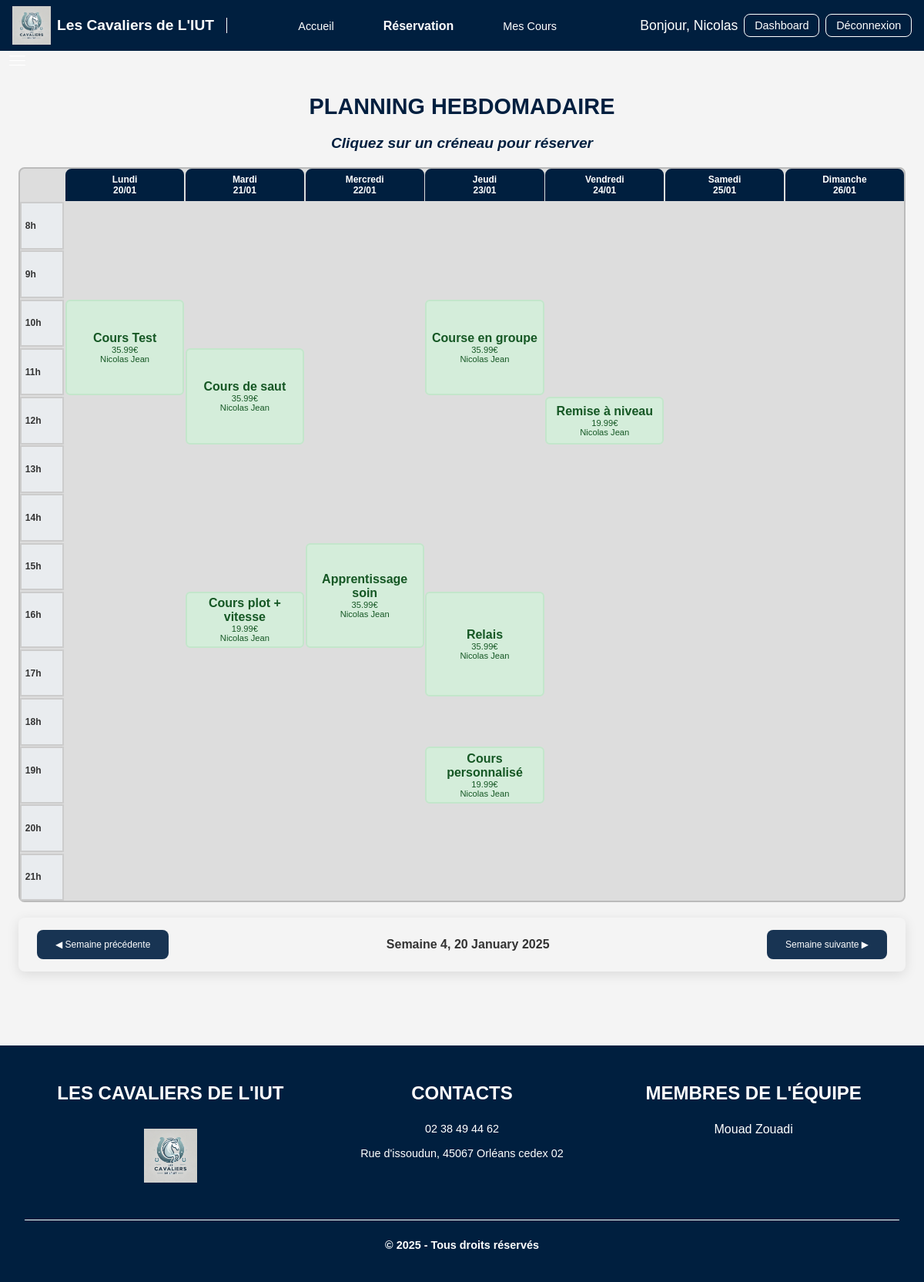
/index.php?action=planning&week=4&year=2025 (signed in), run on the app's committed database.
### tables this page shows
CREATE TABLE PERSONNE
(
    id_p             INT PRIMARY KEY AUTO_INCREMENT,
    nom              VARCHAR(42),
    prenom           VARCHAR(42),
    adresse          VARCHAR(100),
    telephone        VARCHAR(15),
    email            VARCHAR(100),
    mdp              VARCHAR(64),
    experience       TEXT           NULL,
    salaire          DECIMAL(10, 2) NULL,
    poids            FLOAT          NULL CHECK (poids > 9 AND poids < 51),
    cotisation       BOOLEAN,
    date_inscription DATE    DEFAULT (CURRENT_DATE),
    niveau           INT            NULL CHECK (niveau > 0 AND niveau < 4),
    admin            BOOLEAN DEFAULT FALSE
);

CREATE TABLE COURS_REALISE
(
    id_cours    INT      NOT NULL,
    id_moniteur INT      NOT NULL,
    dateR       DATETIME NOT NULL,
    PRIMARY KEY (id_cours, dateR),
    FOREIGN KEY (id_cours) REFERENCES COURS_PROGRAMME (id_cp),
    FOREIGN KEY (id_moniteur) REFERENCES PERSONNE (id_p)
);

CREATE TABLE COURS_PROGRAMME
(
    id_cp            INT PRIMARY KEY AUTO_INCREMENT,
    nom_cours        VARCHAR(42),
    niveau           INT CHECK (niveau > 0 AND niveau < 4),
    duree            INT CHECK (duree > 0 AND duree < 3),
    heure            TIME CHECK (HOUR(heure) > 0 AND HOUR(heure) < 25),
    jour             VARCHAR(16) CHECK (jour IN
                                        ('Lundi', 'Mardi', 'Mercredi', 'Jeudi', 'Vendredi', 'Samedi', 'Dimanche')),
    Ddd              date,
    Ddf              date,
    nb_personnes_max INT CHECK (nb_personnes_max > 0 AND nb_personnes_max < 11)
);

### index.php (called while the page is built, shortened)
<?php
$router = new Router();
$router->execute();
?>

### App/Database/Database.php (called while the page is built, shortened)
<?php
abstract class Database implements IDatabase
{
    public function query($statement) {
        $pdo = $this->getPDO();
        return $pdo->query($statement);
    }
    public function prepare($statement, $options = []) {
        $pdo = $this->getPDO();
        return $pdo->prepare($statement, $options);
    }
}

### App/Controllers/Planning/PlanningDB.php (called while the page is built, shortened)
<?php
class PlanningDB
{
    static function getWeeklySchedule()
    {
        $stmt = App::getApp()->getDB()->query("
        SELECT
            cp.id_cp,
            cp.nom_cours,
            cp.niveau,
            cp.duree,
            cp.heure,
            cp.jour,
            cp.Ddd,
            cp.Ddf,
            cp.nb_personnes_max,
            p.nom AS nom_moniteur,
            p.prenom AS prenom_moniteur,
            cr.dateR
        FROM COURS_REALISE cr
        LEFT JOIN COURS_PROGRAMME cp ON cp.id_cp = cr.id_cours
        LEFT JOIN PERSONNE p ON cr.id_moniteur = p.id_p
        LEFT JOIN RESERVER r ON cp.id_cp = r.id_cours
        GROUP BY
            cp.id_cp, cp.jour, cp.heure, cp.nom_cours, cp.niveau, cp.duree, cp.nb_personnes_max, p.nom, p.prenom, cr.dateR
        ORDER BY
            CASE cp.jour
                WHEN 'Lundi' THEN 1
                WHEN 'Mardi' THEN 2
                WHEN 'Mercredi' THEN 3
                WHEN 'Jeudi' THEN 4
                WHEN 'Vendredi' THEN 5
                WHEN 'Samedi' THEN 6
                WHEN 'Dimanche' THEN 7
                ELSE 8
            END,
            cp.heure
    ");
        return $stmt->fetchAll(PDO::FETCH_ASSOC);
    }
}
?>

### App/Autoloader.php (called while the page is built, shortened)
<?php
class Autoloader{
    static function autoload($fqcn): void{
        $path = str_replace('\\', '/', $fqcn);
    }
}

### App/Views/Template.php (called while the page is built, shortened)
<?php
final class Template {
    private string $path;
    private string $layout;
    private array $cssFiles;
    private string $content;
    public function __construct(string $path) {
        $this->path = $path;
    }
    public function getPath():string {
        return $this->path;
    }
    public function getLayout():string {
        return $this->layout;
    }
    public function getContent():string {
        return $this->content;
    }
    public function getCssFiles():array {
        return $this->cssFiles;
    }
    public function setLayout(string $layout):self {
        $this->layout = $layout;
        return $this;
    }
    public function setContent(string $content):self {
        $this->content = $content;
        return $this;
    }
    public function setCssFiles(array $cssFiles):self {
        $this->cssFiles = $cssFiles;
        return $this;
    }
    public function compile():string {
        $cssFiles = $this->getCssFiles();
        $content = $this->getContent();
        require sprintf('%s/%s.php', $this->getPath(), $this->getLayout());
        return ob_get_clean();
    }
}
?>

### App/Controllers/Auth/Auth.php (called while the page is built, shortened)
<?php
class Auth
{
    static function isUserLoggedIn(): bool
    {
        return isset($_SESSION['user_id']);
    }
    static function isInstructor(): bool
    {
        return isset($_SESSION['is_instructor']) && $_SESSION['is_instructor'];
    }
    static function getCurrentUser(): ?array
    {
        if (self::isUserLoggedIn()) {
            return [
                'id' => $_SESSION['user_id'],
                'name' => $_SESSION['user_name'],
                'email' => $_SESSION['user_email'],
                'is_instructor' => $_SESSION['is_instructor'],
                'is_admin' => $_SESSION['is_admin']
            ];
        }
        return null;
    }
    static function getCurrentUserObj() {
        if (self::isUserLoggedIn()) {
            return self::getUserById($_SESSION['user_id']);
        }
        return null;
    }
    static function getUserById($id) {
        $query = App::getApp()->getDB()->prepare('SELECT * FROM PERSONNE WHERE id_p = :id_p');
        $query->execute(array(':id_p' => $id));
        $user = $query->fetch();
        return self::createUserObject($user);
    }
    private static function createUserObject($user)
    {
        $userObj = null;
        if ($user) {
            if (isset($user['salaire'])) {
                $userObj = new Instructor($user['id_p'], $user['nom'], $user['prenom'], $user['adresse'], $user['email'], $user['telephone'], $user['niveau'], $user['poids'], $user['mdp'], $user['date_inscription'], $user['cotisation'], $user['admin'], $user['salaire'], $user['experience']);
            } else {
                $userObj = new User($user['id_p'], $user['nom'], $user['prenom'], $user['adresse'], $user['email'], $user['telephone'], $user['niveau'], $user['poids'], $user['mdp'], $user['date_inscription'], $user['cotisation'], $user['admin']);
            }
        }
        return $userObj;
    }
}
?>

### App/Controllers/Planning/Cours/Cours.php (the view, shortened to what this page needs)
<?php
class Cours {
    public $id_cours;
    public $date;
    public $heure;
    public $duree;
    public $nom_cours;
    public $niveau;
    public $nb_personnes_max;
    public $nom_moniteur;
    public $participants;
    public $prix;
    public function __construct($jour, $heure, $duree, $nom_cours, $niveau, $nb_personnes_max, $nom_moniteur,$date, $id_cours, $participants) {
        $this->heure = $heure;
        $this->duree = $duree;
        $this->nom_cours = $nom_cours;
        $this->niveau = $niveau;
        $this->nom_moniteur = $nom_moniteur;
        $this->nb_personnes_max = $nb_personnes_max;
        $this->date = $date;
        $this->id_cours = $id_cours;
        if($this->duree == 2){
            $this->prix = 35.99;
        }else{
            $this->prix = 19.99;
        }
        $this->participants = $participants;
    }
    public function getHeure() {
        return $this->heure;
    }
    public function __repr__() {
        $unformattedDate = new DateTime($this->date);
        $startTime = new DateTime($this->heure);
        $formattedTime = $startTime->format('H:i:s');
        $endTime = clone $startTime;
        $endTime->modify("+{$this->duree} hours");
        $formattedTimeFin = $endTime->format('H:i:s');
        return "
            <div class='course' onclick='openBookingPopup(" . json_encode([
                'nom_cours' => $this->nom_cours,
                'moniteur' => $this->nom_moniteur,
                'nb_personnes_max' => $this->nb_personnes_max,
                'date' => $unformattedDate->format('Y-m-d'),
                'heure' => $formattedTime,
                'heureFin' => $formattedTimeFin,
                'id_cours' => $this->id_cours,
                'prix' => $this->prix,
                'id_user' => $_SESSION['user']['id'],
                'niveau' => $this->niveau,
                'participants' => $this->participants
            ]) . ")'>
                <h4>" . htmlspecialchars($this->nom_cours) . "</h4>
                <p><strong></strong> " . htmlspecialchars($this->prix) . "€</p>
                <p><strong></strong> " . htmlspecialchars($this->nom_moniteur) . "</p>
            </div>";
    }
}
?>

### App/Controllers/Planning/Planning.php (shortened to what this page needs)
<?php
class Planning
{
    private array $planning = [];
    private $id_client;
    private $id_poney;
    public function __construct(int $week, int $year, $id_client,$id_poney)
    {
        $this->id_client = $id_client;
        $this->id_poney = $id_poney;
    }
    public function generatePlanning(): void
    {
        if($this->id_client){
            $moniteur = Auth::getUserById($this->id_client);
            if ($moniteur->isInstructor()) {
                $schedule = PlanningDB::getWeeklyScheduleForInstructor($moniteur->id);
            } else {
                $schedule = PlanningDB::getWeeklyScheduleForClient($this->id_client);
            }
        }elseif($this->id_poney){
            $schedule = PlanningDB::getWeeklyScheduleForPoney($this->id_poney);
        }else{
        $schedule = PlanningDB::getWeeklySchedule();
        }
    }
    private function addCoursToPlanning(Cours $cours): void
    {
        $jour = $cours->getJour();
        $heure = $cours->getHeure();
        $heure = (int)substr($heure, 0, 2);
        $duree = $cours->getDuree();
        if (!isset($this->planning[$jour])) {
            $this->planning[$jour] = [];
        }
        $case = ($duree === 1) ? new CaseSimple() : new CaseDouble();
        $case->addCours($cours);
        $this->planning[$jour][$heure] = $case;
    }
    public function renderPlanning(): string
    {
        $jours = ['Lundi', 'Mardi', 'Mercredi', 'Jeudi', 'Vendredi', 'Samedi', 'Dimanche'];
        $planningHtml = '';
        foreach ($this->planning as $jour => $cases) {
            foreach ($cases as $heure => $case) {
                $jourIndex = array_search($jour, $jours) + 2;
                $startRow = $heure - 6;
                $rowSpan = $case->getDuration();
                $planningHtml .= "<div class='course-case' style='grid-column: $jourIndex; grid-row: $startRow / span $rowSpan'>";
                $planningHtml .= $case->__repr__();
                $planningHtml .= "</div>";
            }
        }
        return $planningHtml;
    }
}
?>

### App/Controllers/Planning/Cours/CaseDouble.php (shortened to what this page needs)
<?php
class CaseDouble extends ConteneurCours {
    public function getDuration() {
        return 2;
    }
    public function __repr__() {
        $html = "<div class='case-double' style='grid-row: span 2;'>";
        foreach ($this->cours as $cours) {
            $html .= $cours->__repr__();
        }
        $html .= "</div>";
        return $html;
    }
}
?>

### App/Controllers/Planning/Cours/CaseSimple.php (shortened to what this page needs)
<?php
class CaseSimple extends ConteneurCours {
    public function getDuration() {
        return 1;
    }
    public function __repr__() {
        $html = "<div class='case-simple'>";
        foreach ($this->cours as $cours) {
            $html .= $cours->__repr__();
        }
        $html .= "</div>";
        return $html;
    }
}
?>

### templates/main.php (shortened to what this page needs)
<!DOCTYPE html>
<html lang="fr">
<head>
    <link rel="stylesheet" href="./static/css/header.css">
    <link rel="stylesheet" href="./static/css/footer.css">
    <link rel="stylesheet" href="./static/css/aside.css">
    <?php
    if (!empty($cssFiles)) {
        foreach ($cssFiles as $cssFile) {
            echo '<link rel="stylesheet" href="./static/css/' . $cssFile . '">';
        }
    }
    ?>
</head>
<body>
<header>
    <div class="logo">
        <img src="static/images/logo.png" alt="Logo">
        <h1>Les Cavaliers de L'IUT</h1>
    </div>
    <nav class="nav-menu">
        <ul>
            <li><a href="./index.php"
                   class="<?php echo (basename($_SERVER['PHP_SELF']) == 'index.php' && !isset($_GET['action']) || (isset($_GET['action']) && $_GET['action'] == 'home')) ? 'active' : ''; ?>">Accueil</a>
            </li>
            <?php
            if (!Auth::isUserLoggedIn()) {
                ?>
                <li><a href="index.php?action=register"
                       class="<?php echo (isset($_GET['action']) && $_GET['action'] == 'register') ? 'active' : ''; ?>">Inscription</a>
                </li>
                <?php
            } else {
                ?>
                <li><a href="index.php?action=planning"
                       class="<?php echo (isset($_GET['action']) && $_GET['action'] == 'planning') ? 'active' : ''; ?>">Réservation</a>
                </li>
                <li><a href="index.php?action=coursReserver"
                       class="<?php echo (isset($_GET['action']) && $_GET['action'] == 'coursReserver') ? 'active' : ''; ?>">
                        Mes Cours</a></li>
                <?php
            }
            ?>
        </ul>
    </nav>
    <div class="actions">
        <?php
        if (Auth::isUserLoggedIn()) {
            echo '<p>Bonjour, ' . Auth::getCurrentUser()['name'] . '</p>';
            if (Auth::isInstructor()) {
                echo '<a href="index.php?action=dashboard">Dashboard</a>';
            }
            echo '<a href="index.php?action=logout">Déconnexion</a>';
        } else {
            echo '<a href="index.php?action=login">Connexion</a>';
        }
        ?>
    </div>
</header>
<?php if (Auth::isUserLoggedIn()) { ?>
<img class =toggle-aside src="static/images/menu_inverted.png" alt="menu image">
<?php } ?>
<main>
    <?php echo $content ?? null ?>
</main>
<footer>
    <div class="col1">
        <H3>
            Les Cavaliers de l'IUT
        </H3>
        <img src="static/images/logo.png" alt="logo">
    </div>
    <div class="col2">
        <H3>
            Contacts
        </H3>
        <p>02 38 49 44 62</p>
        <p>Rue d'issoudun, 45067 Orléans cedex 02</p>
    </div>
    <div class="col3">
        <H3>
            Membres de l'équipe
        </H3>
        <ul>
            <li>Mouad Zouadi</li>
        </ul>
    </div>
    <div class="horizontal">
        <p><strong>&copy; 2025 - Tous droits réservés</strong></p>
    </div>
</footer>
</body>
</html>

### data on the page
personne: prenom "Nicolas"
cours_realise: id_cours.nom_cours "Cours Test", prix "35.99", nom_moniteur "Nicolas Jean"
cours_realise: id_cours.nom_cours "Cours de saut", prix "35.99", nom_moniteur "Nicolas Jean"
cours_realise: id_cours.nom_cours "Cours plot + vitesse", prix "19.99", nom_moniteur "Nicolas Jean"
cours_realise: id_cours.nom_cours "Apprentissage soin", prix "35.99", nom_moniteur "Nicolas Jean"
cours_realise: id_cours.nom_cours "Course en groupe", prix "35.99", nom_moniteur "Nicolas Jean"
cours_realise: id_cours.nom_cours "Relais", prix "35.99", nom_moniteur "Nicolas Jean"
cours_realise: id_cours.nom_cours "Cours personnalisé", prix "19.99", nom_moniteur "Nicolas Jean"
cours_realise: id_cours.nom_cours "Remise à niveau", prix "19.99", nom_moniteur "Nicolas Jean"

### other printed values
$jour "Lundi"
$date "20/01"
$jour "Mardi"
$date "21/01"
$jour "Mercredi"
$date "22/01"
$jour "Jeudi"
$date "23/01"
$jour "Vendredi"
$date "24/01"
$jour "Samedi"
$date "25/01"
$jour "Dimanche"
$date "26/01"
$this->week "4"
